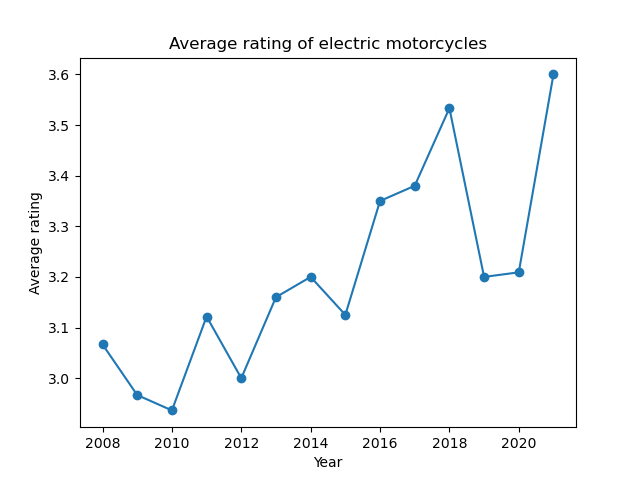

This chart was generated by the following Python code:
import matplotlib.pyplot as plt
import numpy as np
import pandas as pd

def main():
    moto = pd.read_csv("all_bikez_curated.csv", low_memory= False)
    df = pd.DataFrame(moto, columns=['Year', 'Engine cylinder', 'Rating']).dropna(subset=["Engine cylinder"]).dropna(subset=["Rating"])
    df = df[df['Engine cylinder'].isin(['Electric'])]
    df = df.sort_values(by= 'Year')

    counts = df.groupby(['Year'])['Rating'].mean()
    ax = df['Year'].unique()

    plt.plot(ax, counts, marker = 'o')
    plt.xlabel('Year')
    plt.ylabel('Average rating')
    plt.title('Average rating of electric motorcycles')

    plt.show()



if __name__ == "__main__":
    main()
